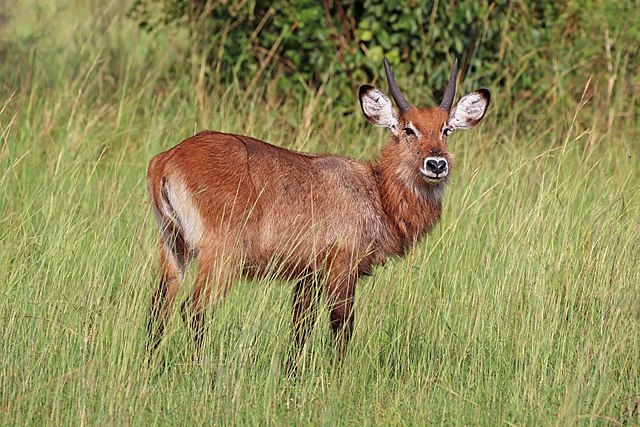
#> input picture LSDP/exercises/01_getting_started/input/deer.jpg, 640 x 427 px
$ python 162_load_draw_save.py
#> lines starting #> are read from the running program, lines starting #| are printed output that depends on the picture; after the words box and inside, x2 and y2 are one past the last pixel; in counts of white or black regions, pixels touching at a corner belong together
import numpy as np
import cv2

img = cv2.imread("../input/deer.jpg")
#> img is the input picture: shape (427, 640, 3); mean B, G, R 87.5, 139.7, 146
assert img is not None, "Failed to load image."

cv2.line(img, (20, 30), (140, 120), (0, 0, 255), 3)
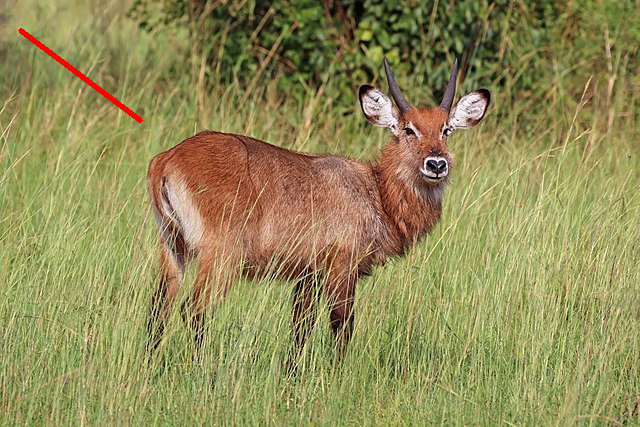
#> img: shape (427, 640, 3); 0.3% of pixels changed, all inside (x1, y1, x2, y2) = (18, 28, 143, 123)
cv2.imwrite("../output/ex162.png", img)
